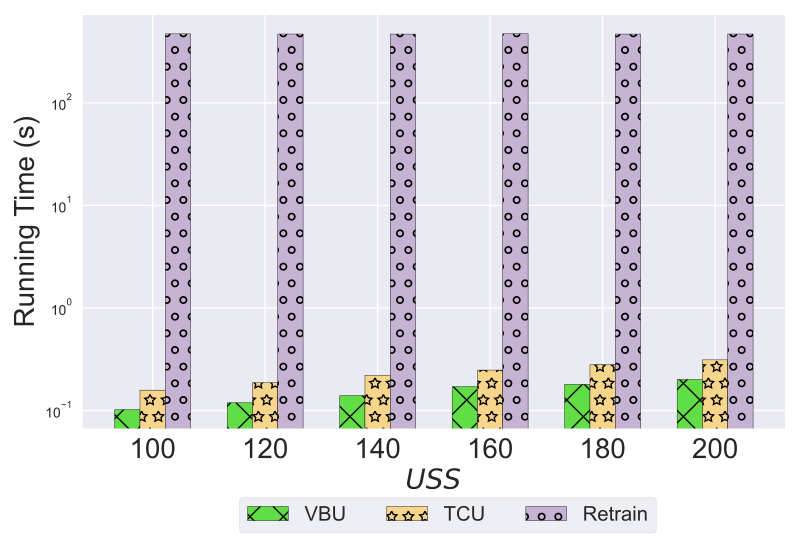

Here is the Python script that generated this plot:
import matplotlib.pyplot as plt
import numpy as np
import matplotlib.ticker as ticker


# user num = 50
labels = ['100', '120', '140', '160', '180', '200']
#unl_fr = [10*10*0.22 *5, 10*10*0.22*5, 10*10*0.22 *5, 10*10*0.22*5 , 10*10*0.22*5  , 10*10*0.22*5  ]



unl_vbu = [0.102, 0.119 , 0.140 , 0.171 , 0.180, 0.201]

unl_mbu = [0.158, 0.187, 0.221, 0.248, 0.280, 0.312]
unl_retrain = [470, 469, 468, 471, 468, 469]



for i in range(len(labels)):

    unl_retrain[i] = unl_retrain[i]
    unl_mbu[i] = unl_mbu[i]
    unl_vbu[i] = unl_vbu[i]


x = np.arange(len(labels))  # the label locations
width = 0.9 # the width of the bars
# no_noise = np.around(no_noise,0)
# samping = np.around(samping,0)
# ldp = np.around(ldp,0)

plt.style.use('seaborn')
plt.figure()
#plt.subplots(figsize=(8, 5.3))
#plt.bar(x - width /6 - width / 6 , unl_muv_MNIST, width=width/6, label='MUA-MD MNIST', color='#C6B3D3', edgecolor='black', hatch='/')

#plt.bar(x - width / 6 , unl_muv_CIFAR, width=width/6,  label='MUA-MD CIFAR10', color='#F7D58B', edgecolor='black' , hatch='x')
#E58579, 80BA8A


# F7D58B, 9CD1C8, C6B3D3, E58579
plt.bar(x - width / 4  , unl_vbu,   width=width/4, label='VBU', color='#61DE45', edgecolor='black',  hatch='x')

# F7D58B , 6BB7CA
plt.bar(x , unl_mbu, width=width/4, label='TCU', color='#F7D58B', edgecolor='black', hatch='*')

plt.bar(x + width / 4 , unl_retrain, width=width/4, label='Retrain', color='#C6B3D3', edgecolor='black', hatch='o')


#plt.bar(x + width / 6 + width / 6 + width/6  , unl_mib_CelebA,   width=width/6, label='MIB CelebA', color='#E58579', edgecolor='black', hatch='\\')
# plt.bar(x - width / 8 - width / 16, unl_vib, width=0.168, label='PriMU$_{w}$', color='cornflowerblue', hatch='*')
# plt.bar(x + width / 8, unl_self_r, width=0.168, label='PriMU$_{w/o}$', color='g', hatch='x')
# plt.bar(x + width / 2 - width / 8 + width / 16, unl_hess_r, width=0.168, label='HBFU', color='orange', hatch='\\')


# plt.bar(x - width / 2.5 ,  unl_br, width=width/3, label='VBU', color='orange', hatch='\\')
# plt.bar(x,unl_self_r, width=width/3, label='RFU-SS', color='g', hatch='x')
# plt.bar(x + width / 2.5,  unl_hess_r, width=width/3, label='HBU', color='tomato', hatch='-')


# Add some text for labels, title and custom x-axis tick labels, etc.
plt.ylabel('Running Time (s)', fontsize=20)
# ax.set_title('Performance of Different Users n')
plt.xticks(x, labels, fontsize=20)
# ax.set_xticklabels(labels,fontsize=15)

my_y_ticks = np.arange(0, 2000, 400)
# Make y-axis a log scale:
plt.yscale('log')
# plt.gca().yaxis.set_major_formatter(ticker.ScalarFormatter())
# plt.gca().yaxis.get_major_formatter().set_scientific(True)
# plt.gca().yaxis.get_major_formatter().set_useOffset(False)

# plt.yticks(my_y_ticks, fontsize=20)
# ax.set_yticklabels(my_y_ticks,fontsize=15)
# plt.grid(axis='y')
# plt.legend(loc='upper left', fontsize=20)

plt.legend( frameon=True, facecolor='#EAEAF2', loc='center', bbox_to_anchor=(0.52001, -0.21), ncol=3, fontsize=14.6,)

# mode="expand",  columnspacing=1.0,  borderaxespad=0., framealpha=0.5,handletextpad=0.5
#title = 'Methods and Datasets',

plt.xlabel('$\it{USS}$' ,fontsize=20)
# ax.bar_label(rects1, padding=1)
# ax.bar_label(rects2, padding=3)
# ax.bar_label(rects3, padding=3)

plt.tight_layout()

plt.rcParams['figure.figsize'] = (2.0, 1)
plt.rcParams['image.interpolation'] = 'nearest'
plt.rcParams['figure.subplot.left'] = 0.11
plt.rcParams['figure.subplot.bottom'] = 0.08
plt.rcParams['figure.subplot.right'] = 0.977
plt.rcParams['figure.subplot.top'] = 0.969
plt.savefig('MNIST_running_time_cs_as_bar.pdf', format='pdf', dpi=200)
plt.show()
